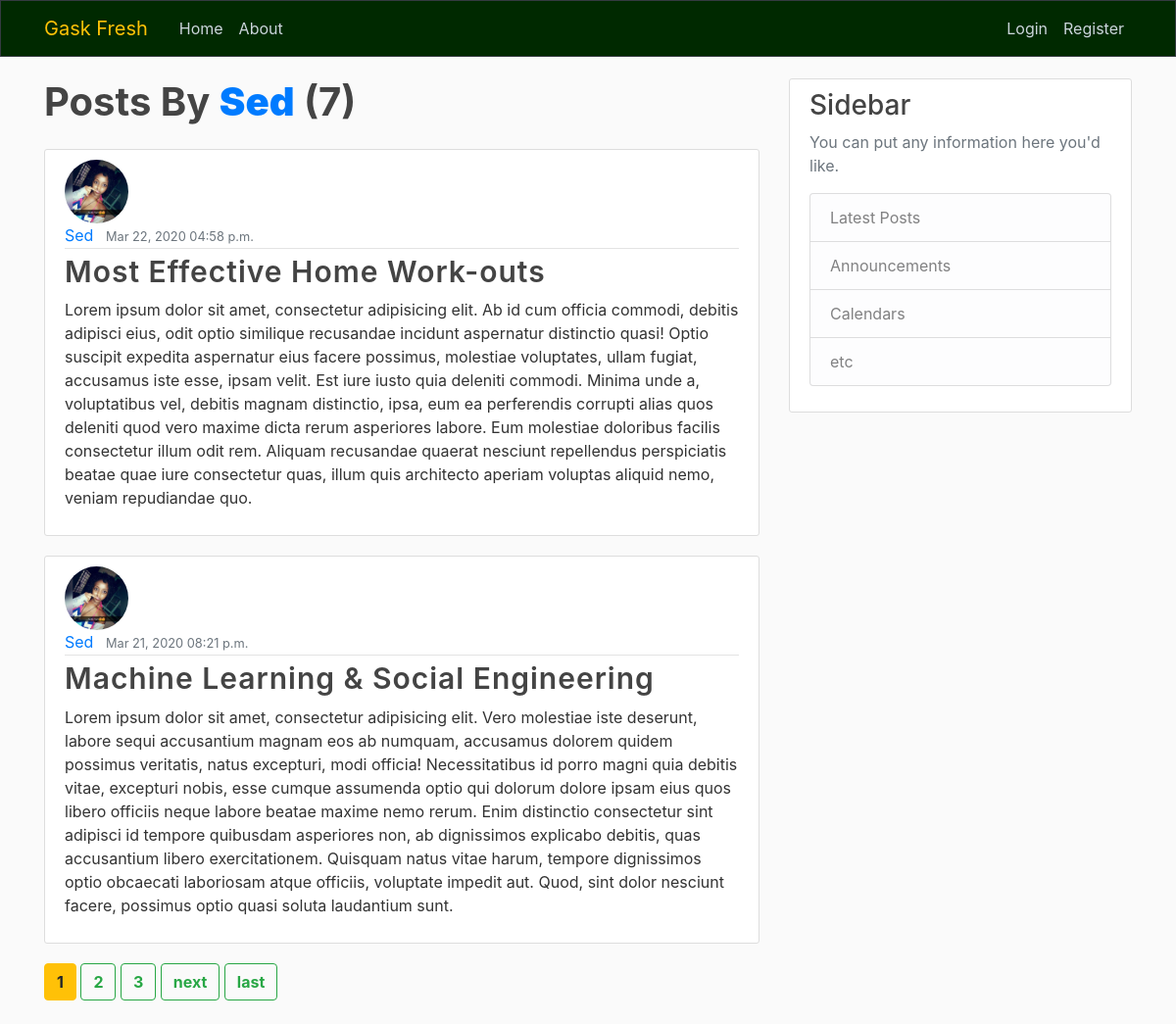
The app's page /user/Sed with its own data.
### blog/models.py (models this page shows, shortened)
class Posts(models.Model):
    title = models.CharField(max_length=100)
    author = models.ForeignKey(User, on_delete=models.CASCADE)
    date_posted = models.DateTimeField(
        auto_now_add=True)  # default=timezone.now
    content = models.TextField()

### users/models.py (models this page shows, shortened)
class Profile(models.Model):
    user = models.OneToOneField(User, on_delete=models.CASCADE)
    img = models.ImageField(default='default.png', upload_to='profile_pics')

### blog/views.py (the view)
# urls.py: path('user/<str:username>', UserPostListView.as_view(), name='user-posts')
class UserPostListView(ListView):
    model = Posts
    template_name = 'blog/user_posts.html'
    context_object_name = 'posts'
    paginate_by = 2
    def get_queryset(self):
        user = get_object_or_404(User, username=self.kwargs.get('username'))
        return Posts.objects.filter(author=user).order_by('-date_posted')

### blog/templates/blog/user_posts.html (shortened to what this page needs)
 {% extends 'blog/base.html' %}
{% block content %}
<h1 class="mb-4 font-weight-bold">Posts By <a class="font-weight-bolder" href="#">{{ view.kwargs.username }}</a>  ({{ page_obj.paginator.count }})</h1>
    {% for post in posts %}
        <article class="media content-section">
      <div class="media-body">
        <img class="rounded-circle article-img" src="{{ post.author.profile.img.url }}">
        <div class="article-metadata">
          <a class="mr-2" href="{% url 'user-posts' post.author.username %}">{{ post.author }}</a>
          <small class="text-muted">{{ post.date_posted|date:"M d, Y" }} {{ post.date_posted|time:"h:i a" }}</small>
        </div>
        <h2><a class="article-title" style="font-size: 30px; letter-spacing: 1px; font-weight: 600;" href="{% url 'posts-detail' post.id %}">{{ post.title }}</a></h2>
        <p class="article-content">{{ post.content }}</p>
      </div>
   </article>
    {% endfor %}
    {% if is_paginated %}
        {% for num in page_obj.paginator.page_range %}
            {% if page_obj.number == num %}
              <a class="btn btn-warning mb-4 font-weight-bolder" href="?page={{ num }}">{{ num }}</a>
            {% elif num > page_obj.number|add:'-3' and num < page_obj.number|add:'3' %}
              <a class="btn btn-outline-success mb-4 font-weight-bolder" href="?page={{ num }}">{{ num }}</a>
            {% endif %}
        {% endfor %}
        {% if page_obj.has_next %}
          <a class="btn btn-outline-success mb-4 font-weight-bolder" href="?page={{ page_obj.next_page_number }}">next</a>
          <a class="btn btn-outline-success mb-4 font-weight-bolder" href="?page={{ page_obj.paginator.num_pages }}">last</a>
        {% endif %}
    {% endif %}
{% endblock %}

### blog/static/blog/main.css (style rules this page uses)
body { background: #fafafa; color: #333333; margin-top: 5rem; }
h1, h2, h3, h4, h5, h6 { color: #444444; }
.content-section { background: #ffffff; padding: 10px 20px; border: 1px solid #dddddd; border-radius: 3px; margin-bottom: 20px; }
.article-title { color: #444444; }
.article-content { white-space: pre-line; }
.article-img { height: 65px; width: 65px; margin-right: 16px; }
.article-metadata { padding-bottom: 1px; margin-bottom: 4px; border-bottom: 1px solid #e3e3e3 }

### records on screen
Posts: author.profile.img (picture), author "Sed", date_posted "Mar 22, 2020", date_posted "04:58 p.m.", title "Most Effective Home Work-outs", content "Lorem ipsum dolor sit amet, consectetur adipisicing elit. Ab id cum officia commodi, debitis adipisci eius, odit optio similique recusandae incidunt aspernatur distinctio quasi! Optio suscipit expedita aspernatur eius facere possimus, molestiae voluptates, ullam fugiat, accusamus iste esse, ipsam velit. Est iure iusto quia deleniti commodi. Minima unde a, voluptatibus vel, debitis magnam distinctio, ipsa, eum ea perferendis corrupti alias quos deleniti quod vero maxime dicta rerum asperiores labore. Eum molestiae doloribus facilis consectetur illum odit rem. Aliquam recusandae quaerat nesciunt repellendus perspiciatis beatae quae iure consectetur quas, illum quis architecto aperiam voluptas…"
Posts: author.profile.img (picture), author "Sed", date_posted "Mar 21, 2020", date_posted "08:21 p.m.", title "Machine Learning & Social Engineering", content "Lorem ipsum dolor sit amet, consectetur adipisicing elit. Vero molestiae iste deserunt, labore sequi accusantium magnam eos ab numquam, accusamus dolorem quidem possimus veritatis, natus excepturi, modi officia! Necessitatibus id porro magni quia debitis vitae, excepturi nobis, esse cumque assumenda optio qui dolorum dolore ipsam eius quos libero officiis neque labore beatae maxime nemo rerum. Enim distinctio consectetur sint adipisci id tempore quibusdam asperiores non, ab dignissimos explicabo debitis, quas accusantium libero exercitationem. Quisquam natus vitae harum, tempore dignissimos optio obcaecati laboriosam atque officiis, voluptate impedit aut. Quod, sint dolor nesciunt facere,…"

### other values on screen
{{ view.kwargs.username }} "Sed"
{{ page_obj.paginator.count }} "7"
{{ num }} "1"
{{ num }} "2" "3"
